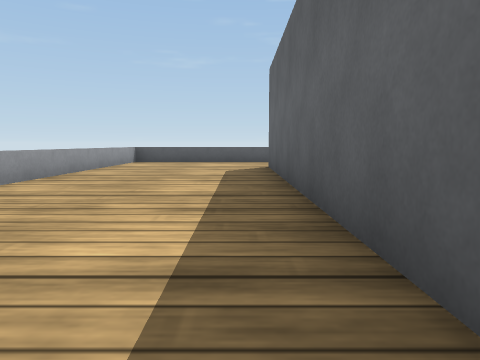
View 1 (above)

21 first-person views from a walk through a Webots world. The camera is 0.12 m above the floor, tilts 6° down and sees 70° across. The floor is counted in squares, 0.2 m on a side. Each view is taken from the middle of a square. On the plan, view 1 faces up. The plan holds only what a view shows up to about 9 squares ahead; the rest is blank. Robots are left out. Webots' stock objects and surfaces are drawn as simple stand-ins.

View 2
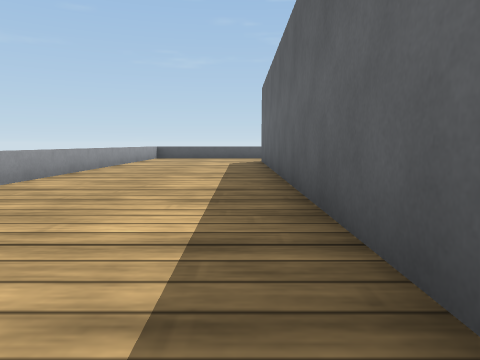

View 3
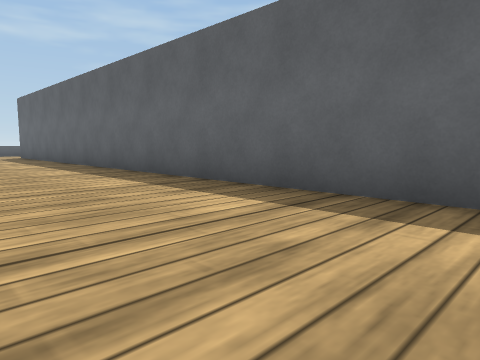

View 4
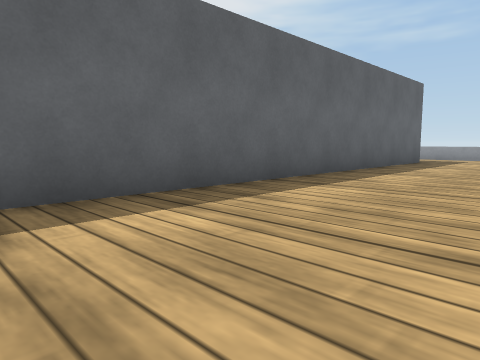

View 5
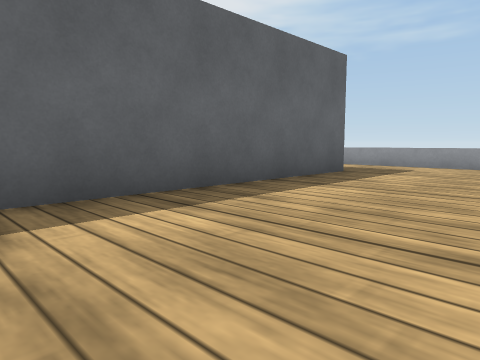

View 6
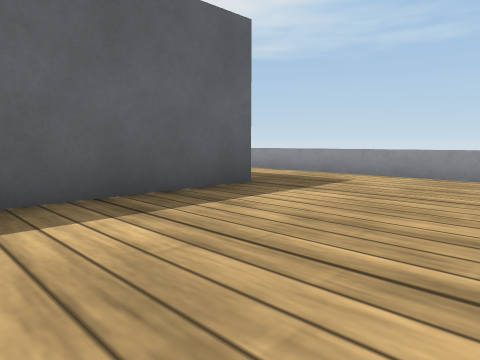

View 7
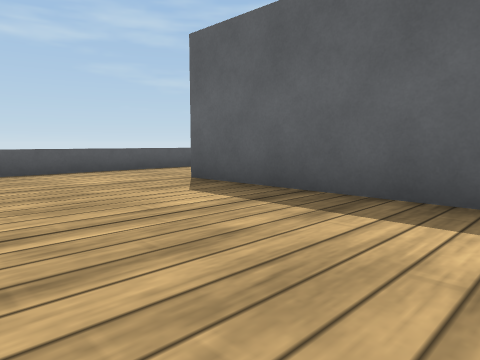

View 8
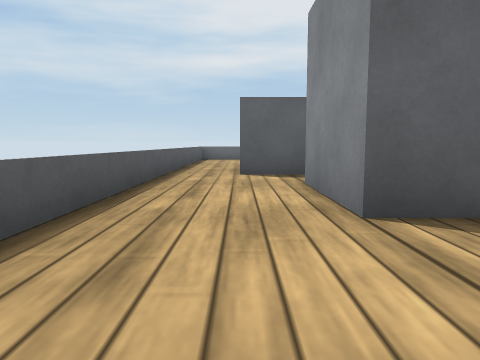

View 9
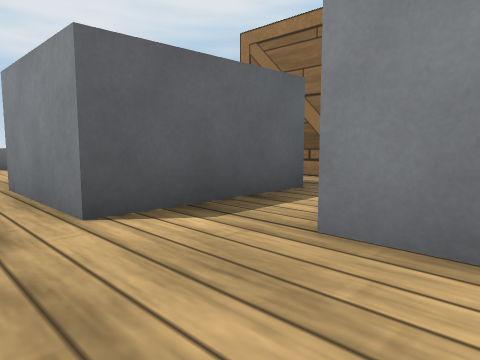

View 10
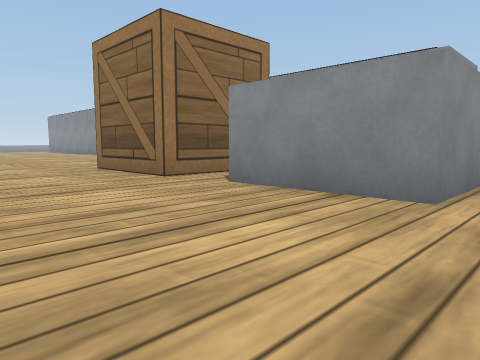

View 11
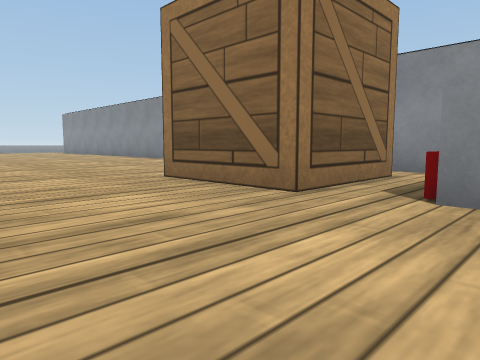

View 12
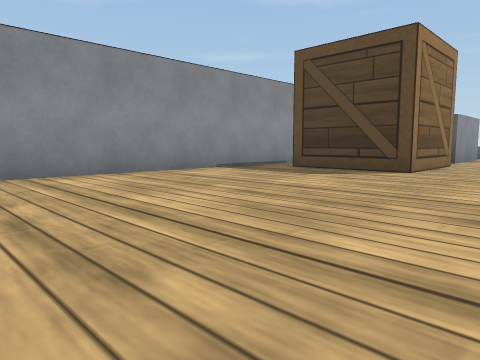

View 13
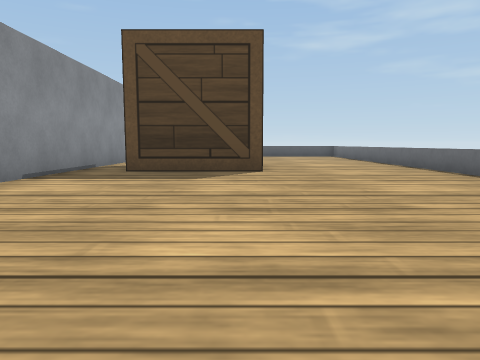

View 14
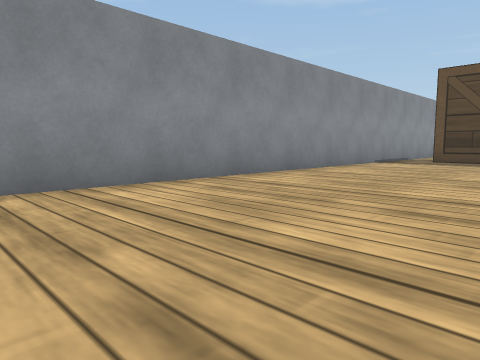

View 15
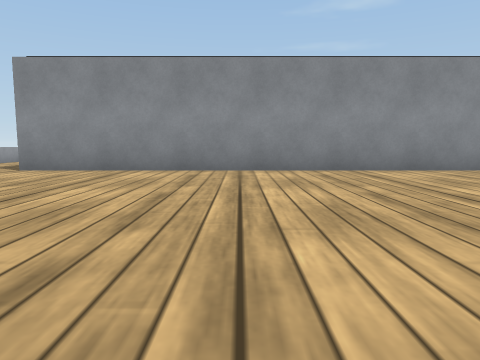

View 16
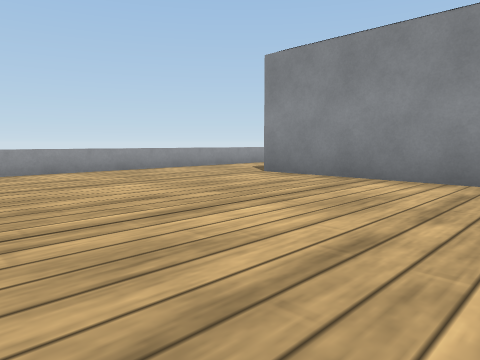

View 17
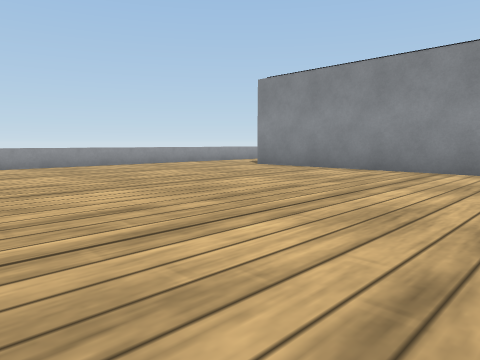

View 18
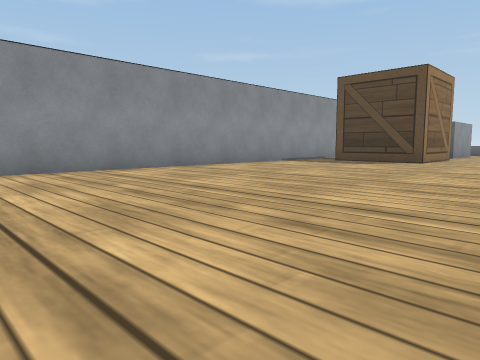

View 19
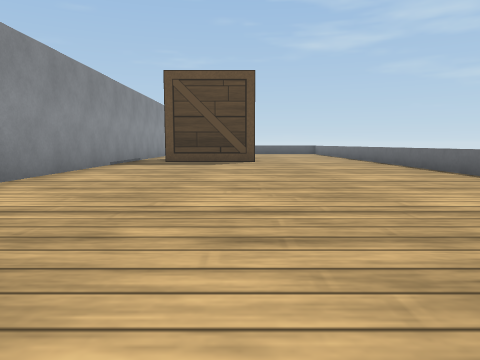

View 20
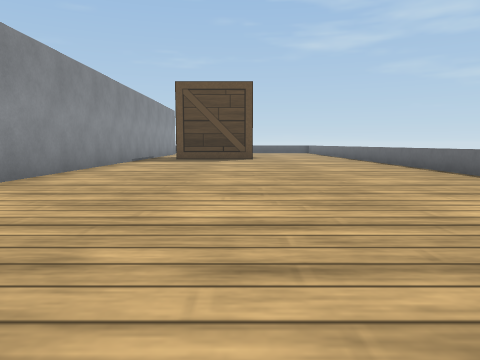

View 21
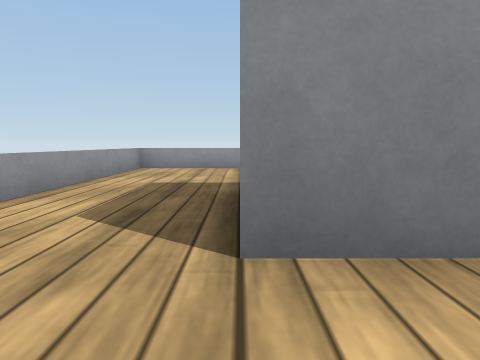

### Floor plan
Key: @ floor where view 1 was taken; # wall or solid block; . floor; = window, fence, low wall or low ledge; C conveyor; B metal box; W wooden box.
Columns run from 4 left of view 1 to 12 right of it. Each row starts with its distance up from view 1.
 12   ==========
 11   ..............
 10   .......BBB....
  9 =....CCC.B B....=
  8 =....C C.B B....
  7 =....C C.B #....
  6 =....C C........
  5 =....C C.WWW....
  4 =....C C.  W....=
  3 =....C C.WWW....=
  2 =....C C........=
  1  ....C C........
  0   ..@C C........=
 -1   ...C C........=
 -2   ...C C........=
 -3   ...C C........=
 -4  ....C C........=
 -5  ....C C........
 -6  ....C C........
 -7  ....C C........
 -8  ....C C........
 -9  ....C C........
-10  ....C C........
-11  ....C C........
-12  ....C C........
-13  ....C C.......
-14  ....C C.......
-15  ....C C.......
-16 =....C C.......
-17 =..............
-18 =.............
-19 #=============

Positions as (right, up) in squares from view 1, and headings:
1: (0, 0), facing up
2: (0, -3), facing up
3: (-3, -8), facing up-right
4: (-3, -4), facing down-right
5: (-3, -9), facing down-right
6: (-3, -12), facing down-right
7: (-3, 4), facing up-right
8: (-2, 10), facing right
9: (2, 11), facing down-right
10: (11, 11), facing down-left
11: (11, 8), facing down-left
12: (10, -5), facing up-left
13: (7, -5), facing up
14: (8, -10), facing up-left
15: (11, -11), facing left
16: (9, -11), facing down-left
17: (11, -9), facing down-left
18: (11, -9), facing up-left
19: (7, -9), facing up
20: (7, -11), facing up
21: (5, -16), facing left
